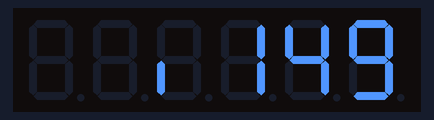
A program run on a simulated Arduino Uno, built with avr-gcc and run on an emulated ATmega328P. On the bench: 6-digit seven-segment display. Wiring (inferred from the names in the program): 6-digit 7-segment display, segments lit when HIGH: segments pin 2, pin 3, pin 4, pin 5, pin 6, pin 7, pin 8; digit selects pin 9, pin 10, pin 11, pin 12, pin 13, A0. The segment pins are drawn as the display they are named for.

Above: at 1.79 s.
At 7.86 s:
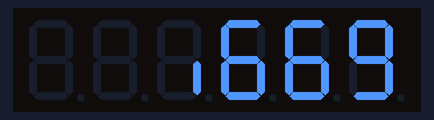
At 12.8 s:
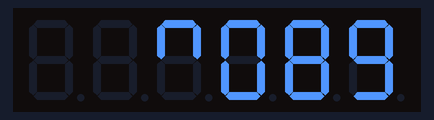
At 21.9 s:
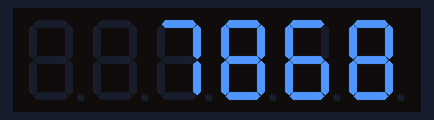
At 28.0 s:
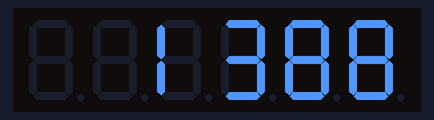
At 36.79 s:
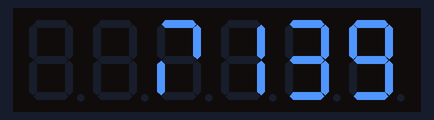

The program:

main.cpp
```cpp
#include <Arduino.h>

// Pin definitions for the 7-segment display segments (anodes)
#define A 2   // Segment A
#define B 3   // Segment B
#define C 4   // Segment C
#define D 5   // Segment D (ANODE OF THE DISPLAY)
#define E 6   // Segment E
#define FD 7  // Segment F (renamed to FD to avoid macro conflict)
#define G 8   // Segment G

// Pin definitions for the digit select lines (cathodes)
#define H 9    // Digit 0 (rightmost)
#define I 10   // Digit 1
#define J 11   // Digit 2
#define K 12   // Digit 3 (leftmost)
#define L 13   // Digit 4 (not used in this code)
#define M A0   // Digit 5 (not used in this code)

#define NUM_ANODES 7      // Number of segment pins
#define NUM_CATHODES 6    // Number of digit select pins

// All cathodes should be connected via transistors due to high current draw.
// The microcontroller cannot drive the LED arrays directly.

#define MULTIPLEX_DELAY 100 // Delay for multiplexing (not used in this code)

unsigned int counter = 0;                // Main counter to display
unsigned long counter_last_millis = 0;   // Last time the counter was updated
unsigned long icon_last_millis = 0;      // Last time the icon state was updated
uint8_t icon_display_state = 0;          // Holds the combined icon pattern to display

uint8_t digit_to_be_displayed = 0;       // Which digit is currently being displayed (for multiplexing)

// Segment pin mapping for the 7-segment display
const byte segmentPins[NUM_ANODES] = {A, B, C, D, E, FD, G};
// Cathode pin mapping for digit selection
const byte cathodePins[NUM_CATHODES] = {H, I, J, K, L, M};

// Lookup table for displaying digits 0-9 on the 7-segment display
// Note: This pattern is specific to the hardware wiring and may not match standard 7-segment layouts.
const byte seven_segment_lookup[10] = {
    0b0111111, // 0
    0b0000110, // 1
    0b1011011, // 2
    0b1001111, // 3
    0b1100110, // 4
    0b1101101, // 5
    0b1111101, // 6
    0b0000111, // 7
    0b1111111, // 8
    0b1101111  // 9
};

// Icon bitmasks for custom symbols (used on the thousands digit)
#define ICON_NONE         0b0000000
#define ICON_ARROW_LEFT   0b0000100
#define ICON_BLUETOOTH    0b0001000
#define ICON_HEADLAMP     0b0010000
#define ICON_ARROW_RIGHT  0b0100000
#define ICON_ONE          0b0000011 // Segments to display a '1'

// Writes the segment pattern to the display
// Each bit in segmentPattern corresponds to a segment (A-G)
void writeSegments(byte segmentPattern) {
    for (int i = 0; i < NUM_ANODES; i++) {
        if ((segmentPattern >> i) & 0x01) {
            // Turn segment ON (assuming common anode, active LOW)
            digitalWrite(segmentPins[i], HIGH);
        } else {
            // Turn segment OFF
            digitalWrite(segmentPins[i], LOW);
        }
    }
}

// Arduino setup function: initialize all segment and cathode pins as outputs
void setup() {
    for (int i = 0; i < NUM_ANODES; i++) {
        pinMode(segmentPins[i], OUTPUT);
    }
    for (int i = 0; i < NUM_CATHODES; i++) {
        pinMode(cathodePins[i], OUTPUT);
    }
}

// Main loop: handles counter increment, icon cycling, and display multiplexing
void loop() {
    // Update the counter every 10 ms
    if (millis() - counter_last_millis > 10) {
        counter++;
        counter_last_millis = millis();
        if (counter > 1999) {
            counter = 0;
        }
    }

    // Cycle through icon combinations every 0.5 seconds
    if (millis() - icon_last_millis > 500) {
        icon_last_millis = millis();

        // Cycle through 7 different icon combinations
        static uint8_t combination_index = 0;
        combination_index++;
        if (combination_index > 6)
            combination_index = 0;

        switch (combination_index) {
            case 0:
                icon_display_state = ICON_NONE;
                break;
            case 1:
                icon_display_state = ICON_ARROW_LEFT;
                break;
            case 2:
                icon_display_state = ICON_BLUETOOTH;
                break;
            case 3:
                icon_display_state = ICON_HEADLAMP;
                break;
            case 4:
                icon_display_state = ICON_ARROW_RIGHT;
                break;
            case 5:
                icon_display_state = ICON_ARROW_LEFT | ICON_BLUETOOTH; // Combo 1
                break;
            case 6:
                icon_display_state = ICON_HEADLAMP | ICON_ARROW_RIGHT; // Combo 2
                break;
        }
    }

    // Extract each digit from the counter value
    uint8_t dig3 = (counter % 10);         // Ones place
    uint8_t dig2 = (counter / 10) % 10;    // Tens place
    uint8_t dig1 = (counter / 100) % 10;   // Hundreds place
    uint8_t dig0 = (counter / 1000) % 10;  // Thousands place

    // Turn off all cathodes before updating the display to prevent ghosting
    for (int i = 0; i < NUM_CATHODES; i++) {
        digitalWrite(cathodePins[i], LOW);
    }

    // Multiplexing: display one digit at a time
    switch (digit_to_be_displayed) {
        case 0:
            // Display ones digit
            writeSegments(seven_segment_lookup[dig3]);
            digitalWrite(M, HIGH); // Enable cathode for digit 0 (rightmost)
            break;
        case 1:
            // Display tens digit
            writeSegments(seven_segment_lookup[dig2]);
            digitalWrite(L, HIGH); // Enable cathode for digit 1
            break;
        case 2:
            // Display hundreds digit
            writeSegments(seven_segment_lookup[dig1]);
            digitalWrite(K, HIGH); // Enable cathode for digit 2
            break;
        case 3: {
            // Display thousands digit and icons
            byte display_pattern = icon_display_state; // Start with icon pattern

            // If the thousands digit is '1', add its segments to the icon pattern
            if (dig0 == 1) {
                display_pattern |= ICON_ONE;
            }
            writeSegments(display_pattern);
            digitalWrite(J, HIGH); // Enable cathode for digit 3 (leftmost)
            break;
        }
    }

    // Move to the next digit for the next loop iteration
    digit_to_be_displayed++;
    if (digit_to_be_displayed >= 4)
        digit_to_be_displayed = 0;

    delay(2); // Short delay for multiplexing
}
```
